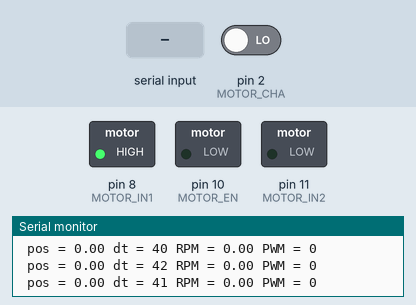
Simulated run of this sketch. Board: Arduino Uno, built with avr-gcc and run on an emulated ATmega328P. On the bench: switched loads named in the sketch (green lamp = pin HIGH), the last lines printed to the serial monitor. Inputs (shaded band) come from the test bench; at power-on: pin 2 (MOTOR_CHA) LOW.

Above: at 1.2 s.
1.3 s: "90,45\n" received over Serial
At 2.1 s:
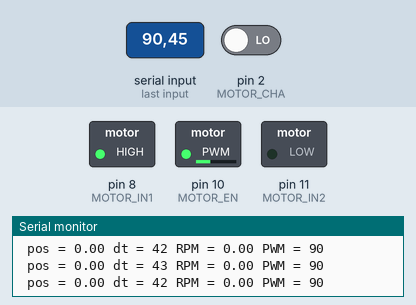
2.8 s: "5\n" received over Serial
At 4.0 s:
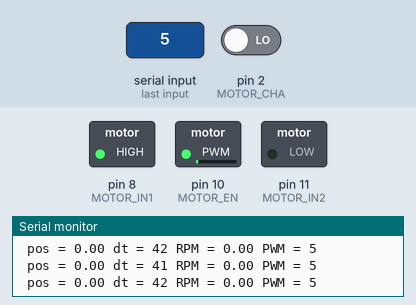
4.3 s: "200\n" received over Serial
At 5.2 s:
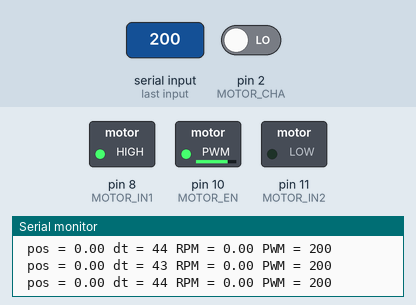
8.8 s: "30,150\n" received over Serial
At 10.2 s:
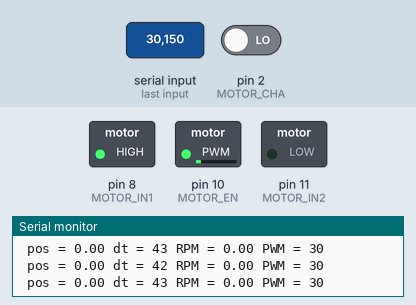
11.8 s: "90\n" received over Serial
At 13.1 s:
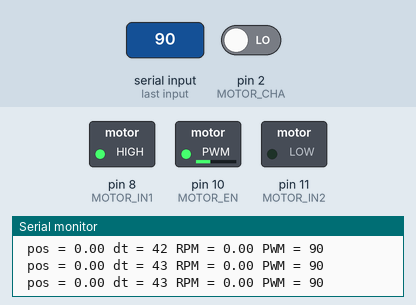
Timing chart, 0 to 14.8 s (numbered marks = the images above; inputs shaded):
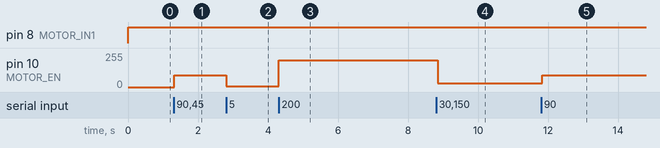

Measured:
- after the input at 1.3 s, pin 10 (MOTOR_EN): 0/255 → 90/255 at once
- after the input at 2.8 s, pin 10 (MOTOR_EN): 90/255 → 5/255 at once
- after the input at 4.3 s, pin 10 (MOTOR_EN): 5/255 → 200/255 at once
- after the input at 8.8 s, pin 10 (MOTOR_EN): 200/255 → 30/255 after 0.05 s
- after the input at 11.8 s, pin 10 (MOTOR_EN): 30/255 → 90/255 at once

The sketch:

MOTOR_ENCODER_L298N.ino
```cpp
#include <util/atomic.h>

#define MOTOR_EN 10
#define MOTOR_IN1 8
#define MOTOR_IN2 11
#define MOTOR_CHA 2
#define MOTOR_CHB 3

#define CPR 1.0f

String inputString = "";         // a String to hold incoming data
bool stringComplete = false;  // whether the string is complete
volatile long int posi = 0;
long int posCurrent = 0;
long int posPrevious = 0;
long int currentTime = 0;

void setup() {
  // initialize serial:
  Serial.begin(9600);
  // reserve 200 bytes for the inputString:
  inputString.reserve(200);
  pinMode(MOTOR_EN, OUTPUT);
  pinMode(MOTOR_IN1, OUTPUT);
  pinMode(MOTOR_IN2, OUTPUT);
  pinMode(MOTOR_CHA, INPUT);
  pinMode(MOTOR_CHB, INPUT);

  attachInterrupt(digitalPinToInterrupt(MOTOR_CHA), readEncoder, RISING);
  currentTime = millis();
}

int speed = 0;

void loop() {
  // print the string when a newline arrives:
  long int dt = 0;
  ATOMIC_BLOCK(ATOMIC_RESTORESTATE){
    posCurrent = posi;
    dt = (millis() - currentTime)*1;
  }
  currentTime = millis();
  float dx = (float) (posCurrent - posPrevious);
  double rpm = (dx)/(dt*CPR) * 60.0;
  posPrevious = posCurrent;
  if (stringComplete) {
    //Serial.println(inputString);
    // clear the string:
    stringComplete = false;
    speed = inputString.toInt();
    //Serial.println(speed);
    inputString = "";
  }
  speed = speed > 255 ? 255 : speed;
  speed = speed < 0 ? 0: speed;
  digitalWrite(MOTOR_IN1, HIGH);
  digitalWrite(MOTOR_IN2, LOW);
  analogWrite(MOTOR_EN, speed);

  String msg = " pos = " + String(dx)+ " dt = " + String(dt) + " RPM = " + String(rpm, 2) + " PWM = " + String(speed);
  Serial.println(msg);
  delay(10);
}

void readEncoder(){
  int b = digitalRead(MOTOR_CHB);
  if (b > 0){
    posi++;
  } else {
    posi--;
  }
}

/*
  SerialEvent occurs whenever a new data comes in the hardware serial RX. This
  routine is run between each time loop() runs, so using delay inside loop can
  delay response. Multiple bytes of data may be available.
*/
void serialEvent() {
  while (Serial.available()) {
    // get the new byte:
    char inChar = (char)Serial.read();
    // add it to the inputString:
    // if the incoming character is a newline, set a flag so the main loop can
    // do something about it:
    if (inChar == '\n') {
      stringComplete = true;
      return;
    }
    inputString += inChar;
  }
}
```
